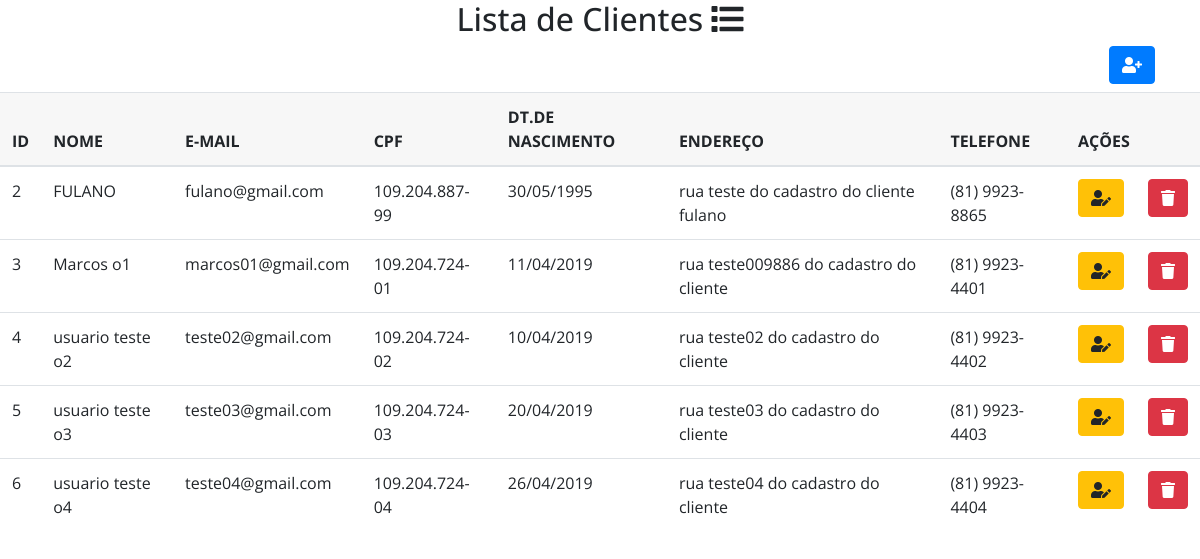
The page / on the database its author committed.
### tables this page shows
CREATE TABLE `registros` (
  `id` int(11) NOT NULL,
  `name` varchar(100) NOT NULL,
  `email` varchar(100) NOT NULL,
  `cpf` varchar(50) NOT NULL,
  `birth` date NOT NULL,
  `address` varchar(100) NOT NULL,
  `phone` varchar(50) NOT NULL
);

### model/Manager.class.php (called while the page is built, shortened)
<?php
class Manager extends Conexao {
  public function listClient($table) {
      $pdo = parent::get_instance();
      $sql = "SELECT * FROM $table ORDER BY name ASC";
      $statement = $pdo->query($sql);
      $statement->execute();
      return $statement->fetchAll();
  }
}
?>

### index.php (the view, shortened to what this page needs)
<?php
include_once 'model/Manager.class.php';
$manager = new Manager();
 ?>
<!DOCTYPE html>
<html>
<head>
	<?php include_once 'view/dependencias.php'; ?>
</head>
<body>
	<div class="container">
		<h2 class="text-center">
			Lista de Clientes <i class="fa fa-list"></i>
		</h2>
		<h5 class="text-right">
			<a href="view/page_register.php" class="btn btn-primary btn-xs">
				<i class="fa fa-user-plus"></i>
			</a>
		</h5>
	</div>
	<div class="table-responsive">
        <table class="table table-hover">
        	<thead class="thead">
        		<tr>
        			<th>ID</th>
        			<th>NOME</th>
        			<th>E-MAIL</th>
        			<th>CPF</th>
        			<th>DT.DE NASCIMENTO</th>
        			<th>ENDEREÇO</th>
        			<th>TELEFONE</th>
        			<th colspan="3">AÇÕES</th>
        		</tr>
        	</thead>
        	<tbody>
                        <?php  foreach($manager->listClient("registros") as $client): ?>
        		<tr>
        			<td><?php echo $client['id']; ?></td>
        			<td><?php echo $client['name']; ?></td>
        			<td><?php echo $client['email']; ?></td>
        			<td><?php echo $client['cpf']; ?></td>
        			<td><?php echo date("d/m/Y", strtotime($client['birth'])); ?></td>
        			<td><?php echo $client['address']; ?></td>
        			<td><?php echo $client['phone']; ?></td>
        			<td>
        				<form method="POST" action="view/page_update.php">
        					<button class="btn btn-warning btn-xs">
        						<i class="fa fa-user-edit"></i>
        					</button>
        				</form>
        			</td>
        			<td>
        				<form method="POST" action="controller/delete_client.php" onclick="return confirm('Você tem certeza que deseja excluir?');">
        					<button class="btn btn-danger btn-xs">
        						<i class="fa fa-trash"></i>
        					</button>
        				</form>
        			</td>
        		</tr>
                       <?php endforeach;  ?>
        	</tbody>
        </table>
	</div>
</body>
</html>

### view/dependencias.php (shortened to what this page needs)
<link rel="stylesheet" href="https://maxcdn.bootstrapcdn.com/bootstrap/4.0.0/css/bootstrap.min.css">
<link rel="stylesheet" href="https://use.fontawesome.com/releases/v5.1.0/css/all.css">

### view/dependencias.php (style rules this page uses)
body { margin: 0; background-color: #ffffff; }
* { font-family: 'Open Sans', sans-serif; }
h2 { font-family: 'Open Sans', sans-serif; }
.thead { background-color: #f7f7f7; }

### rows shown on the page
registros: id "2", name "FULANO", email "fulano@gmail.com", cpf "109.204.887-99", birth "30/05/1995", address "rua teste do cadastro do cliente fulano", phone "(81) 9923-8865"
registros: id "3", name "Marcos o1", email "marcos01@gmail.com", cpf "109.204.724-01", birth "11/04/2019", address "rua teste009886 do cadastro do cliente", phone "(81) 9923-4401"
registros: id "4", name "usuario teste o2", email "teste02@gmail.com", cpf "109.204.724-02", birth "10/04/2019", address "rua teste02 do cadastro do cliente", phone "(81) 9923-4402"
registros: id "5", name "usuario teste o3", email "teste03@gmail.com", cpf "109.204.724-03", birth "20/04/2019", address "rua teste03 do cadastro do cliente", phone "(81) 9923-4403"
registros: id "6", name "usuario teste o4", email "teste04@gmail.com", cpf "109.204.724-04", birth "26/04/2019", address "rua teste04 do cadastro do cliente", phone "(81) 9923-4404"
